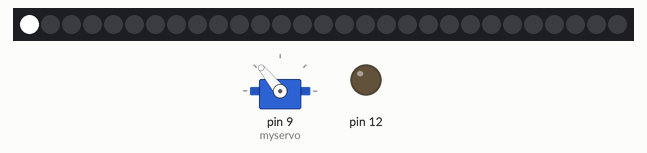
Recording of a sketch running on a simulated Arduino Uno, built with avr-gcc and run on an emulated ATmega328P. Shown: servo, 29 RGB LEDs in strip order, left to right, output pins drawn as LEDs (lit = HIGH). Colours are those a GRB WS2812 strip shows for the declared byte order.

Above: at 0.01 s.
At 3.0 s:
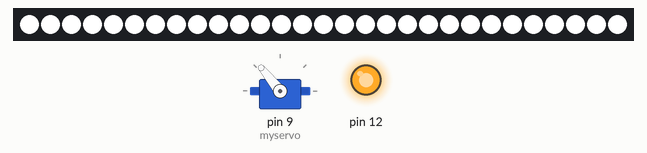
At 8.0 s:
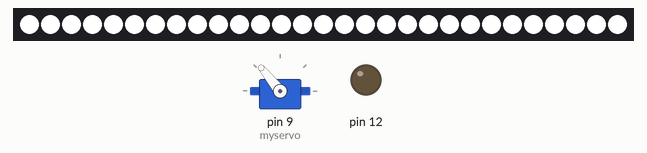
At 26.9 s:
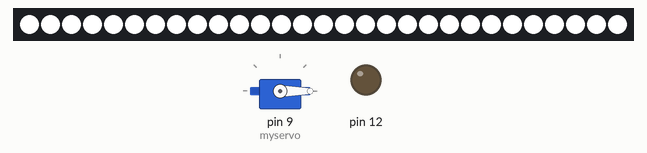
Timing chart, 0 to 37.3 s (numbered marks = the images above):
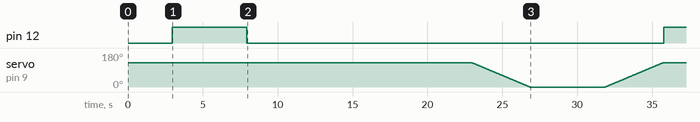

The sketch:

vapore-servo.ino
```cpp
#include <Servo.h>
#include "FastLED.h"

#define NUM_LEDS 29
#define DATA_PIN 3

#define POS_VERTICALE 129   //posizione del servo quando il piatto si trova su
#define POS_ORIZZONTALE 0   //posizione del servo quando appoggia il piatto sulla scarpa
#define VEL_SERVO 30        //velocità di salita e di discesa del piatto: 30 MEDIA // 15 VELOCE // 45 LENTA

CRGB leds[NUM_LEDS];  //inizializzo i led

Servo myservo;        //inizializzo il servo

void setup() {
  myservo.attach(9);
  myservo.write(POS_VERTICALE); //sposta il servo in posizione verticale

  pinMode(12, OUTPUT);
  digitalWrite(12, LOW);        //relay spento

  FastLED.addLeds<WS2812B, DATA_PIN, RGB>(leds, NUM_LEDS);

  giro_bianco();

}

void loop() {

  digitalWrite(9,LOW);    //servo spento in posizione verticale

  digitalWrite(12, HIGH); //accendo pompa

  delay(5000);            //aspetto 5 sec

  digitalWrite(12, LOW);  //spengo pompa

  delay(15000);           //aspetto 15 sec

  scendi();               //scende piatto

  delay(5000);            //aspetto 5 sec

  sali();                 //salgo col piatto
}

void giro_bianco() {
  for (int i = 0; i < NUM_LEDS; i++) {
    leds[i] = CRGB::White;
    FastLED.show();
    delay(100);
  }
}

void scendi() {
  for (int pos = POS_VERTICALE; pos >= POS_ORIZZONTALE; pos -= 1) {
    myservo.write(pos);
    delay(VEL_SERVO);
  }
}

void sali() {
  for (int pos = POS_ORIZZONTALE; pos <= POS_VERTICALE; pos += 1) {
    myservo.write(pos);
    delay(VEL_SERVO);
  }
}
```

Measured:
- by itself, pin 12: LOW → HIGH at 2.9 s, → LOW 5.0 s later, → HIGH 27.8 s later
